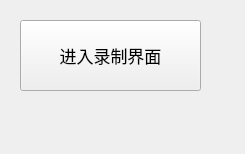
<?xml version="1.0" encoding="UTF-8"?>
<ui version="4.0">
 <class>frmGifWidget</class>
 <widget class="QWidget" name="frmGifWidget">
  <property name="geometry">
   <rect>
    <x>0</x>
    <y>0</y>
    <width>245</width>
    <height>154</height>
   </rect>
  </property>
  <property name="windowTitle">
   <string>Form</string>
  </property>
  <widget class="QPushButton" name="pushButton">
   <property name="geometry">
    <rect>
     <x>20</x>
     <y>20</y>
     <width>181</width>
     <height>71</height>
    </rect>
   </property>
   <property name="font">
    <font>
     <pointsize>13</pointsize>
    </font>
   </property>
   <property name="text">
    <string>进入录制界面</string>
   </property>
  </widget>
 </widget>
 <resources/>
 <connections/>
</ui>
